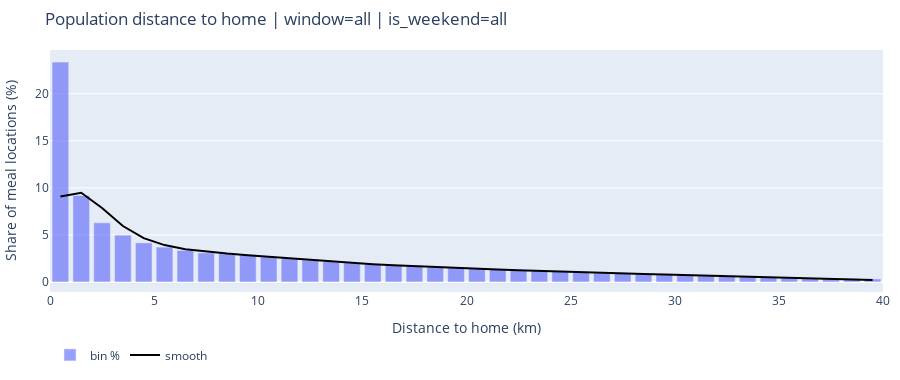
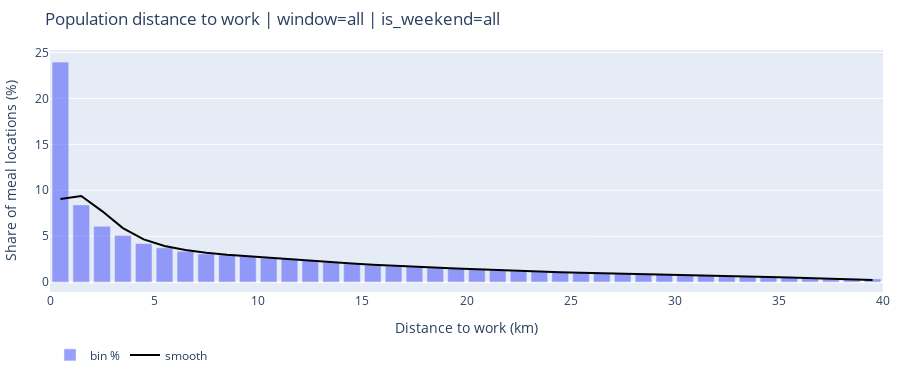

Notebook code for these charts, in order:
### Code cell
import json
from pathlib import Path

import numpy as np
import pandas as pd
import duckdb
import plotly.graph_objects as go

# --- Config ---
DIST_POP_WINDOW = "all"  # "lunch" | "dinner" | "all"
DIST_POP_IS_WEEKEND = "all"  # True | False | "all"
DIST_POP_WEIGHT_MODE = "location_share"  # "location_share" | "weight_share"
DIST_POP_BIN_KM = 1.0
DIST_POP_MAX_KM = 40.0
DIST_POP_SMOOTH_SIGMA_BINS = 1.5
RECOMPUTE_DIST_POP = False

assert OUT_FILE.exists(), f"Missing output parquet: {OUT_FILE}"
assert SES_TABLE.exists(), f"Missing SES_TABLE: {SES_TABLE}"
if GRID_META_VIZ is None:
    raise FileNotFoundError(
        "GRID_META_VIZ not found. Set env var POI_VISIT_GRID_META_VIZ to your `grid_meta_<city>.json`."
    )

DIST_POP_CACHE = OUT_CITY_DIR / f"pop_meal_dist_{CITY}_{DIST_POP_WINDOW}_{DIST_POP_IS_WEEKEND}.parquet"


def _gaussian_smooth(y: np.ndarray, sigma_bins: float) -> np.ndarray:
    if sigma_bins <= 0:
        return y
    radius = int(np.ceil(3 * sigma_bins))
    x = np.arange(-radius, radius + 1)
    k = np.exp(-0.5 * (x / sigma_bins) ** 2)
    k = k / k.sum()
    return np.convolve(y, k, mode="same")


def _grid_lookup_from_meta(meta_path: Path) -> pd.DataFrame:
    obj = json.loads(Path(meta_path).read_text(encoding="utf-8"))
    data = obj.get("data", {})

    ids = pd.Series(data.get("grid_uid") or data.get("grid_id"), dtype="string")
    parts = ids.str.extract(r".*_(?P<col>\d+)_(?P<row>\d+)$")

    lon = np.asarray(data.get("center_lon", []), dtype=float)
    lat = np.asarray(data.get("center_lat", []), dtype=float)
    if lon.size == 0 or lat.size == 0:
        raise ValueError(f"grid_meta missing `data.center_lon/center_lat`: {meta_path}")

    df = pd.DataFrame(
        {
            "col": parts["col"].astype(int),
            "row": parts["row"].astype(int),
            "lon": lon,
            "lat": lat,
        }
    )
    df = df.dropna(subset=["col", "row", "lon", "lat"]).drop_duplicates(["col", "row"])
    return df


def _build_ses_ll() -> pd.DataFrame:
    # Prefer the already-merged per-user table (smaller than the raw SES csv)
    if "user_metrics_all_ses" in globals():
        src = user_metrics_all_ses
    elif "ses" in globals():
        src = ses
    else:
        header = pd.read_csv(SES_TABLE, nrows=0)
        usecols = [
            "uuid",
            "live_center_lnt",
            "live_center_lat",
            "work_center_lnt",
            "work_center_lat",
            "live_longitude",
            "live_latitude",
            "work_longitude",
            "work_latitude",
            "residence_longitude",
            "residence_latitude",
        ]
        usecols = [c for c in usecols if c in header.columns]
        src = pd.read_csv(SES_TABLE, usecols=usecols, on_bad_lines="skip")

    def pick(cols: list[str]) -> str | None:
        for c in cols:
            if c in src.columns:
                return c
        return None

    home_lon_col = pick(["live_center_lnt", "live_longitude", "residence_longitude"])
    home_lat_col = pick(["live_center_lat", "live_latitude", "residence_latitude"])
    work_lon_col = pick(["work_center_lnt", "work_longitude"])
    work_lat_col = pick(["work_center_lat", "work_latitude"])

    if home_lon_col is None or home_lat_col is None:
        raise ValueError("Missing home coords in SES data (need live_center_lnt/lat or live_longitude/lat)")
    if work_lon_col is None or work_lat_col is None:
        raise ValueError("Missing work coords in SES data (need work_center_lnt/lat or work_longitude/lat)")

    df = pd.DataFrame(
        {
            "uuid": src["uuid"].astype("string"),
            "home_lon": pd.to_numeric(src[home_lon_col], errors="coerce"),
            "home_lat": pd.to_numeric(src[home_lat_col], errors="coerce"),
            "work_lon": pd.to_numeric(src[work_lon_col], errors="coerce"),
            "work_lat": pd.to_numeric(src[work_lat_col], errors="coerce"),
        }
    )

    # Keep rows that have at least one valid point.
    home_ok = df["home_lon"].between(-180, 180) & df["home_lat"].between(-90, 90)
    work_ok = df["work_lon"].between(-180, 180) & df["work_lat"].between(-90, 90)
    df.loc[~home_ok, ["home_lon", "home_lat"]] = np.nan
    df.loc[~work_ok, ["work_lon", "work_lat"]] = np.nan
    df = df.dropna(subset=["home_lon", "home_lat", "work_lon", "work_lat"], how="all")
    return df


def _ensure_con_local() -> duckdb.DuckDBPyConnection:
    if "_ensure_con" in globals():
        return _ensure_con()
    c = duckdb.connect()
    c.execute(f"PRAGMA threads={max(1, (os.cpu_count() or 8) - 1)}")
    return c


con = _ensure_con_local()
grid_ll = _grid_lookup_from_meta(Path(GRID_META_VIZ))
ses_ll = _build_ses_ll()

con.register("grid_ll", grid_ll)
con.register("ses_ll", ses_ll)

if DIST_POP_CACHE.exists() and not RECOMPUTE_DIST_POP:
    bins_df = con.execute("select * from read_parquet(?)", [str(DIST_POP_CACHE)]).fetchdf()
else:
    where = []
    params: list[object] = [str(OUT_FILE)]
    if DIST_POP_WINDOW != "all":
        where.append('"window" = ?')
        params.append(DIST_POP_WINDOW)
    if DIST_POP_IS_WEEKEND != "all":
        where.append("is_weekend = ?")
        params.append(bool(DIST_POP_IS_WEEKEND))
    where_sql = ("where " + " and ".join(where)) if where else ""

    bin_km = float(DIST_POP_BIN_KM)
    max_km = float(DIST_POP_MAX_KM)

    sql = f'''
    with base as (
      select
        uuid,
        "window" as win,
        regexp_extract(grid_uid, '.*_(\\d+)_\\d+$', 1)::int as col,
        regexp_extract(grid_uid, '.*_\\d+_(\\d+)$', 1)::int as row,
        sum(tau_filled_min) as w_sum
      from read_parquet(?)
      {where_sql}
      group by 1,2,3,4
    ),
    joined as (
      select
        b.w_sum,
        g.lon,
        g.lat,
        s.home_lon,
        s.home_lat,
        s.work_lon,
        s.work_lat
      from base b
      join grid_ll g using(col, row)
      join ses_ll s using(uuid)
    ),
    dist as (
      select
        'home' as place,
        6371.0 * 2 * asin(least(1.0, sqrt(
          pow(sin(radians(home_lat - lat) / 2), 2)
          + cos(radians(lat)) * cos(radians(home_lat))
          * pow(sin(radians(home_lon - lon) / 2), 2)
        ))) as dist_km,
        1::bigint as n_locs,
        w_sum as w_sum
      from joined
      where home_lon is not null and home_lat is not null

      union all

      select
        'work' as place,
        6371.0 * 2 * asin(least(1.0, sqrt(
          pow(sin(radians(work_lat - lat) / 2), 2)
          + cos(radians(lat)) * cos(radians(work_lat))
          * pow(sin(radians(work_lon - lon) / 2), 2)
        ))) as dist_km,
        1::bigint as n_locs,
        w_sum as w_sum
      from joined
      where work_lon is not null and work_lat is not null
    ),
    binned as (
      select
        place,
        floor(dist_km / {bin_km}) * {bin_km} as bin_km,
        sum(n_locs) as n_locs,
        sum(w_sum) as w_sum
      from dist
      where dist_km between 0 and {max_km}
      group by 1,2
    )
    select * from binned
    order by place, bin_km
    '''

    # Cache the binned counts so reruns are instant.
    con.execute(f"COPY ({sql}) TO '{DIST_POP_CACHE.as_posix()}' (FORMAT PARQUET)", params)
    bins_df = con.execute("select * from read_parquet(?)", [str(DIST_POP_CACHE)]).fetchdf()

bins_df["bin_km"] = pd.to_numeric(bins_df["bin_km"], errors="coerce")
bins_df["n_locs"] = pd.to_numeric(bins_df["n_locs"], errors="coerce")
bins_df["w_sum"] = pd.to_numeric(bins_df["w_sum"], errors="coerce")

y_title = "Share of meal locations (%)" if DIST_POP_WEIGHT_MODE == "location_share" else "Share of meal exposure (%)"


def _plot_place(place: str) -> go.Figure | None:
    dfp = bins_df.loc[bins_df["place"] == place].copy()
    if dfp.empty:
        print(f"No rows for place={place!r}")
        return None

    bin_km = float(DIST_POP_BIN_KM)
    max_km = float(DIST_POP_MAX_KM)
    bin_starts = np.arange(0.0, max_km, bin_km)
    centers = bin_starts + bin_km / 2

    val_col = "n_locs" if DIST_POP_WEIGHT_MODE == "location_share" else "w_sum"
    s = dfp.set_index("bin_km")[val_col]
    s = s.reindex(bin_starts, fill_value=0.0)
    share = s.to_numpy(dtype=float)
    if share.sum() > 0:
        share = share / share.sum()
    pct = 100.0 * share
    smooth = _gaussian_smooth(pct, sigma_bins=float(DIST_POP_SMOOTH_SIGMA_BINS))

    fig = go.Figure()
    fig.add_trace(go.Bar(x=centers, y=pct, name="bin %", opacity=0.65))
    fig.add_trace(go.Scatter(x=centers, y=smooth, mode="lines", name="smooth", line={"color": "black"}))
    fig.update_layout(
        title=f"Population distance to {place} | window={DIST_POP_WINDOW} | is_weekend={DIST_POP_IS_WEEKEND}",
        xaxis_title=f"Distance to {place} (km)",
        yaxis_title=y_title,
        height=380,
        margin={"r": 10, "t": 50, "l": 10, "b": 10},
        legend={"orientation": "h", "y": -0.2},
    )
    return fig


display(_plot_place("home"))
display(_plot_place("work"))

### Figure 1 — Plotly figure (JSON) as saved in the notebook; plotly's stock layout.template omitted (floating-point values rounded to 4 significant figures)
{"data": [{"name": "bin %", "opacity": 0.65, "type": "bar", "x": [0.5, 1.5, 2.5, 3.5, 4.5, 5.5, 6.5, 7.5, 8.5, 9.5, 10.5, 11.5, 12.5, 13.5, 14.5, 15.5, 16.5, 17.5, 18.5, 19.5, 20.5, 21.5, 22.5, 23.5, 24.5, 25.5, 26.5, 27.5, 28.5, 29.5, 30.5, 31.5, 32.5, 33.5, 34.5, 35.5, 36.5, 37.5, 38.5, 39.5], "y": [23.37, 9.199, 6.286, 4.98, 4.157, 3.708, 3.358, 3.097, 3.012, 2.885, 2.682, 2.526, 2.339, 2.157, 2.032, 1.88, 1.758, 1.653, 1.566, 1.514, 1.439, 1.329, 1.241, 1.172, 1.107, 1.017, 0.9526, 0.9026, 0.82, 0.7914, 0.7327, 0.6758, 0.6319, 0.5823, 0.522, 0.4506, 0.4119, 0.3841, 0.3554, 0.3262]}, {"line": {"color": "black"}, "mode": "lines", "name": "smooth", "type": "scatter", "x": [0.5, 1.5, 2.5, 3.5, 4.5, 5.5, 6.5, 7.5, 8.5, 9.5, 10.5, 11.5, 12.5, 13.5, 14.5, 15.5, 16.5, 17.5, 18.5, 19.5, 20.5, 21.5, 22.5, 23.5, 24.5, 25.5, 26.5, 27.5, 28.5, 29.5, 30.5, 31.5, 32.5, 33.5, 34.5, 35.5, 36.5, 37.5, 38.5, 39.5], "y": [9.078, 9.49, 7.865, 5.949, 4.657, 3.924, 3.49, 3.214, 3.017, 2.851, 2.687, 2.518, 2.348, 2.186, 2.036, 1.899, 1.778, 1.674, 1.585, 1.503, 1.422, 1.337, 1.254, 1.175, 1.1, 1.029, 0.9608, 0.8977, 0.8392, 0.7847, 0.7324, 0.6806, 0.6287, 0.5752, 0.5206, 0.4684, 0.4215, 0.3745, 0.3117, 0.2233]}], "layout": {"height": 380, "legend": {"orientation": "h", "y": -0.2}, "margin": {"b": 10, "l": 10, "r": 10, "t": 50}, "title": {"text": "Population distance to home | window=all | is_weekend=all"}, "xaxis": {"title": {"text": "Distance to home (km)"}}, "yaxis": {"title": {"text": "Share of meal locations (%)"}}}}

### Figure 2 — Plotly figure (JSON) as saved in the notebook; plotly's stock layout.template omitted (floating-point values rounded to 4 significant figures)
{"data": [{"name": "bin %", "opacity": 0.65, "type": "bar", "x": [0.5, 1.5, 2.5, 3.5, 4.5, 5.5, 6.5, 7.5, 8.5, 9.5, 10.5, 11.5, 12.5, 13.5, 14.5, 15.5, 16.5, 17.5, 18.5, 19.5, 20.5, 21.5, 22.5, 23.5, 24.5, 25.5, 26.5, 27.5, 28.5, 29.5, 30.5, 31.5, 32.5, 33.5, 34.5, 35.5, 36.5, 37.5, 38.5, 39.5], "y": [23.95, 8.406, 6.087, 5.093, 4.196, 3.737, 3.352, 3.073, 2.969, 2.816, 2.618, 2.535, 2.413, 2.179, 1.987, 1.844, 1.741, 1.661, 1.563, 1.495, 1.392, 1.297, 1.203, 1.122, 1.079, 1.017, 0.9842, 0.9545, 0.9081, 0.8526, 0.8069, 0.7294, 0.6698, 0.6105, 0.5572, 0.4859, 0.447, 0.4191, 0.3925, 0.3524]}, {"line": {"color": "black"}, "mode": "lines", "name": "smooth", "type": "scatter", "x": [0.5, 1.5, 2.5, 3.5, 4.5, 5.5, 6.5, 7.5, 8.5, 9.5, 10.5, 11.5, 12.5, 13.5, 14.5, 15.5, 16.5, 17.5, 18.5, 19.5, 20.5, 21.5, 22.5, 23.5, 24.5, 25.5, 26.5, 27.5, 28.5, 29.5, 30.5, 31.5, 32.5, 33.5, 34.5, 35.5, 36.5, 37.5, 38.5, 39.5], "y": [9.047, 9.375, 7.736, 5.883, 4.65, 3.934, 3.488, 3.193, 2.981, 2.812, 2.66, 2.513, 2.358, 2.191, 2.027, 1.882, 1.763, 1.663, 1.571, 1.482, 1.392, 1.302, 1.218, 1.144, 1.083, 1.032, 0.9875, 0.9453, 0.9003, 0.8499, 0.7938, 0.7338, 0.6727, 0.6128, 0.5556, 0.5031, 0.456, 0.4074, 0.34, 0.2435]}], "layout": {"height": 380, "legend": {"orientation": "h", "y": -0.2}, "margin": {"b": 10, "l": 10, "r": 10, "t": 50}, "title": {"text": "Population distance to work | window=all | is_weekend=all"}, "xaxis": {"title": {"text": "Distance to work (km)"}}, "yaxis": {"title": {"text": "Share of meal locations (%)"}}}}
